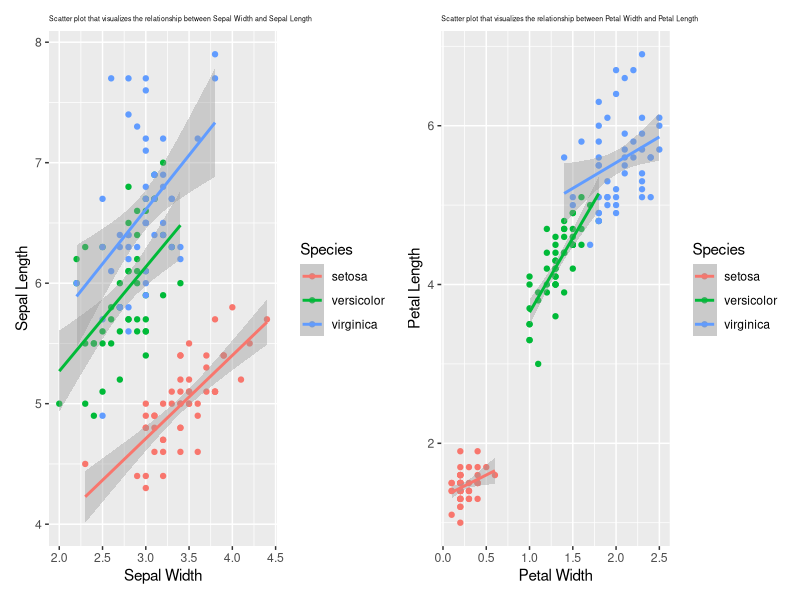
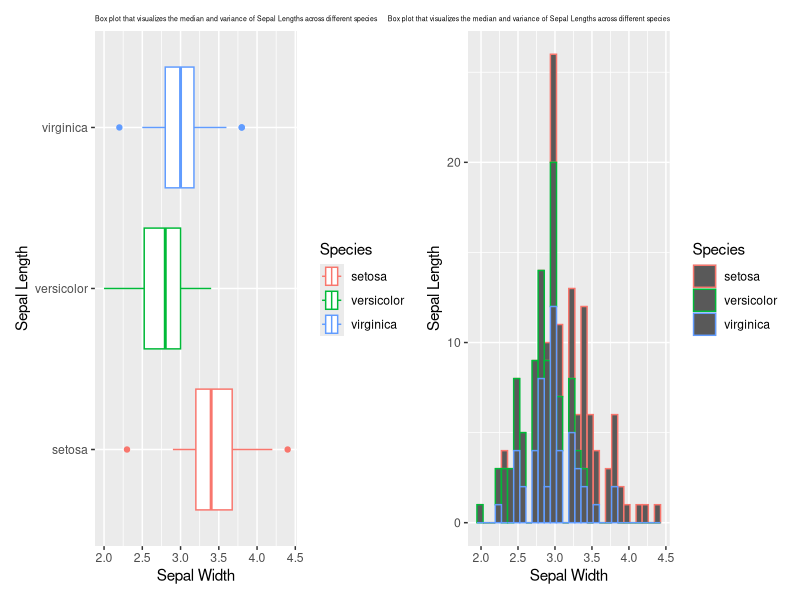

The R script that drew these images, in order:
library(dplyr)
library(ggplot2)
library(patchwork)
library(here)
#iris is a core dataset and can be loaded like this
data(iris)
# can look at the first 5 entries
head(iris, 5)


# select(data,field_1,field_2...,field_N)

# 1) Scatter plot that visualizes the relationship between Sepal Width and Sepal Length;

# plot one liner using pipe symbol
# length_width <- select(iris,Sepal.Length,Sepal.Width) %>% plot(xlab="Sepal Length",ylab="Sepal Width")

# https://bookdown.org/dli/rguide/scatterplots-and-best-fit-lines-two-sets.html



#R way of doing things
# sepal_length_width <- plot(iris$Sepal.Width ~ iris$Sepal.Length,xlab="Sepal Width",ylab="Sepal Length")
# abline(lm(iris$Sepal.Width ~ iris$Sepal.Length), col = "red")

# petal_length_width <- plot(iris$Petal.Width ~ iris$Petal.Length,xlab="Petal Width",ylab="Petal Length",)
# abline(lm(iris$Petal.Width ~ iris$Petal.Length), col = "red")


# write to pdf
pdf(file="./pdfs/lab-plots.pdf",width=10,height=5)

par(mfrow=c(2,2))

# GGplot2 way of doing things

p1 <- ggplot(data=iris,aes(x=Sepal.Width,y=Sepal.Length,colour=Species)) + geom_point() + stat_smooth(method='lm') + labs(x="Sepal Width",y="Sepal Length",title = "Scatter plot that visualizes the relationship between Sepal Width and Sepal Length") + theme(plot.title = element_text(size=5))

p2 <- ggplot(data=iris,aes(x=Petal.Width,y=Petal.Length,colour=Species)) + geom_point() + stat_smooth(method='lm') + labs(x="Petal Width",y="Petal Length",title = "Scatter plot that visualizes the relationship between Petal Width and Petal Length") + theme(plot.title = element_text(size=5))

p3 <-ggplot(data=iris, aes(x=Sepal.Width, y=Species,colour=Species)) + geom_boxplot() + labs(x="Sepal Width",y="Sepal Length",title = "Box plot that visualizes the median and variance of Sepal Lengths across different species") + theme(plot.title = element_text(size=5))

p4 <- ggplot(data=iris, aes(x=Sepal.Width,colour=Species)) + geom_histogram() + theme(plot.title = element_text(size=5,hjust=TRUE)) + labs(x="Sepal Width",y="Sepal Length",title = "Box plot that visualizes the median and variance of Sepal Lengths across different species") + theme(plot.title = element_text(size=5))


(p1 | p2) 

(p3 | p4)

dev.off()

